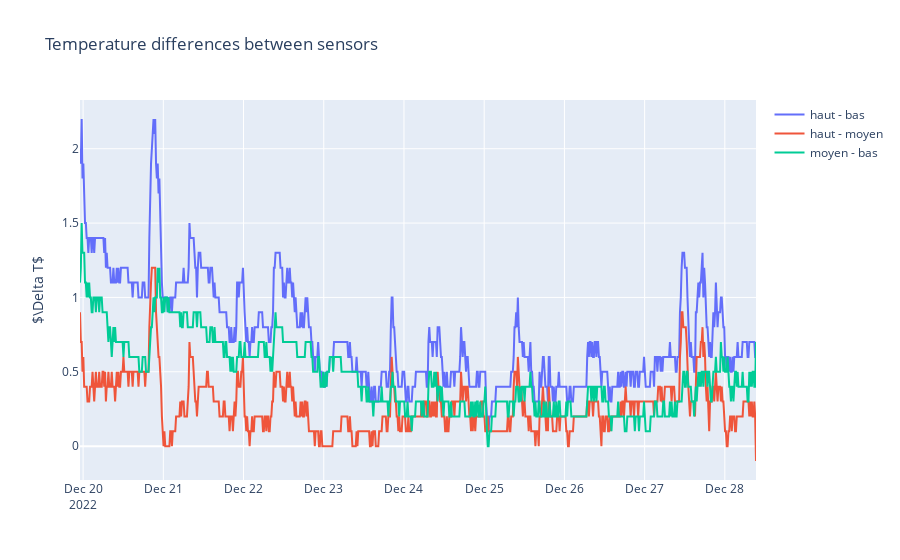

The notebook cell saved with this chart:
### Markdown cell above
### Plot temperature differences - location 1

### Code cell
plot_differences_as_timeseries(df_p, heights)

### Figure 1 — Plotly figure (JSON) as saved in the notebook; plotly's stock layout.template omitted (floating-point values rounded to 4 significant figures; data arrays with more than 128 entries replaced by an {"elided": "..."} marker saying what was removed)
{"data": [{"mode": "lines", "name": "haut - bas", "type": "scatter", "x": {"elided": "810 str values"}, "y": {"elided": "810 float values"}}, {"mode": "lines", "name": "haut - moyen", "type": "scatter", "x": {"elided": "810 str values"}, "y": {"elided": "810 float values"}}, {"mode": "lines", "name": "moyen - bas", "type": "scatter", "x": {"elided": "810 str values"}, "y": {"elided": "810 float values"}}], "layout": {"title": {"text": "Temperature differences between sensors"}, "yaxis": {"title": {"text": "$\\Delta T$"}}}}
